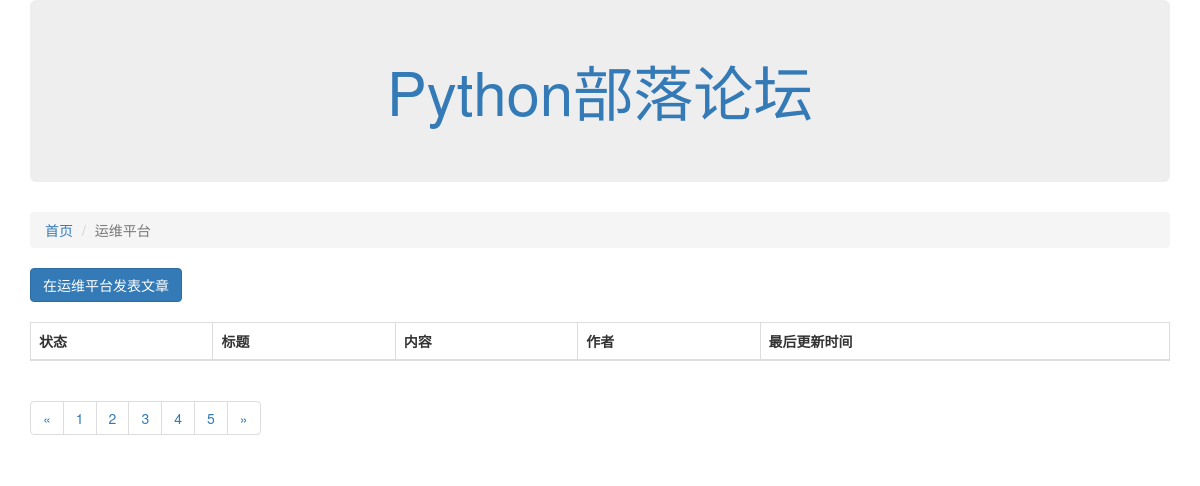
The app's page /article/list/1, older data.
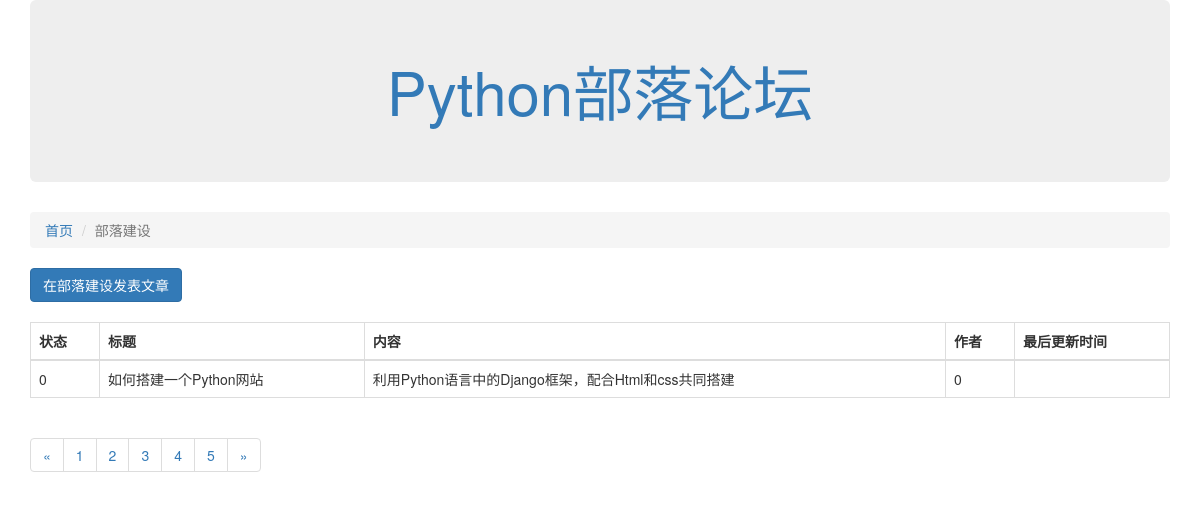
The same page, newer data.
### block/models.py (models this page shows, shortened)
class Block(models.Model):
    name = models.CharField("版块名称",max_length=100)
    descp = models.CharField("版块描述",max_length=100)
    admin = models.CharField("版块管理员名称",max_length=100)
    status = models.IntegerField("状态",choices=((0,"正常"),(-1,"删除")))
    class Meta:
        verbose_name = "版块"
        verbose_name_plural = "版块（列表）"

### article/models.py (models this page shows, shortened)
class Article(models.Model):
    block = models.ForeignKey(Block,verbose_name="文章ID")
    title = models.CharField("文章名称", max_length=100)
    content = models.CharField("文章内容", max_length=10000)
    status = models.IntegerField("状态",
                                 choices=((0,"正常"),(-1,"删除"))
                                 )
    author = models.CharField("Sevens", max_length=100)
    create_timestamp = models.DateField("文章创建时间", auto_now_add=True)
    last_update_timestamp = models.DateTimeField("文章更新时刻", auto_now=True)
    class Meta:
        verbose_name = "文章"
        verbose_name_plural = "文章（列表）"

### article/views.py (the view)
# urls.py: url(r'^list/(?P<block_id>\d+)', article_list),
def article_list(request, block_id):
    block_id = int(block_id)
    block = Block.objects.get(id = block_id)
    articles_objs = Article.objects.filter(block=block, status = 0).order_by("-id")
    return render(request, "article_list.html", {"articles": articles_objs, "b":block})

### article/templates/article_list.html
{% extends "base.html" %}
{% block content %}
<div class="col-xs-12 col-md-12">
    <ol class="breadcrumb">
        <li><a href="/">首页</a></li>
        <li class="active">{{b.name}}</li>
    </ol>
</div>
<div class="col-xs-12 col-md-4">
    <button type="button" class="btn btn-primary"><a href="/article/create/{{b.id}}"><font color="white">在{{b.name}}发表文章</font></a></button>
    <br/>
    <br/>
</div>
<div class = "col-xs-12 col-xs-12">
    <table class="table table-bordered">
        <thead>
            <tr>
                <th>状态</th>
                <th>标题</th>
                <th>内容</th>
                <th>作者</th>
                <th>最后更新时间</th>
            </tr>
        </thead>
        <tbody>
            {% for article in articles %}
                <tr>
                    <td>{{article.status}}</td>
                    <td>{{article.title}}</td>
                    <td>{{article.content}}</td>
                    <td>{{article.author}}</td>
                    <td>{{article.last_update_timestamp|date:"Y-m-d P"}}</td>
                </tr>
            {% endfor %}
        </tbody>
    </table>
</div>
<br/>
<br/>
<br/>
<div class = "col-xs-12 col-xs-12">
    <nav aria-label="Page navigation">
    <ul class="pagination">
        <li>
        <a href="#" aria-label="Previous">
            <span aria-hidden="true">&laquo;</span>
        </a>
        </li>
        <li><a href="#">1</a></li>
        <li><a href="#">2</a></li>
        <li><a href="#">3</a></li>
        <li><a href="#">4</a></li>
        <li><a href="#">5</a></li>
        <li>
          <a href="#" aria-label="Next">
            <span aria-hidden="true">&raquo;</span>
          </a>
        </li>
      </ul>
    </nav>
</div>
{% endblock %}

Row changes from the older to the newer data that the page shows:
changed Block: name "运维平台" → "部落建设"
added Article: status "0", title "如何搭建一个Python网站", content "利用Python语言中的Django框架，配合Html和css共同搭建", author "0"
